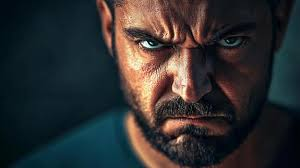
#> input picture frontend/assets/images/angry_human.jpg, 300 x 168 px
$ python -i face_preprocessing.py   (imports and definitions only)
#> lines starting #> are read from the running program, lines starting #| are printed output that depends on the picture
import cv2
import numpy as np


def preprocess_face(image_path):
    print("FACE_PREPROCESS_VERSION_2")

    image = cv2.imread(image_path)
#> image is the input picture: shape (168, 300, 3); mean B, G, R 48.4, 47.2, 46.8

    if image is None:

        raise ValueError(
            "Could not read image"
        )

    gray = cv2.cvtColor(
        image,
        cv2.COLOR_BGR2GRAY
    )
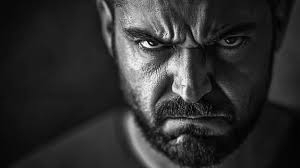
#> gray: shape (168, 300); min 0, max 254, mean 47.3

    face_cascade = cv2.CascadeClassifier(
        cv2.data.haarcascades +
        "haarcascade_frontalface_default.xml"
    )

    if face_cascade.empty():

        raise ValueError(
            "Cascade file not loaded"
        )

    faces = face_cascade.detectMultiScale(
        gray,
        scaleFactor=1.1,
        minNeighbors=5,
        minSize=(30, 30)
    )
#> faces = ()

    # Fallback if no face is detected
    if len(faces) == 0:
        print("FACE_PREPROCESS_VERSION_2")
        print(
            "No face detected. Using entire image."
        )

        face_resized = cv2.resize(
            gray,
            (48, 48)
        )
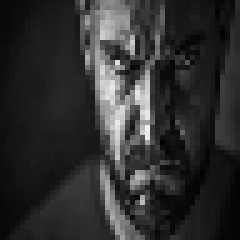
#> face_resized: shape (48, 48) (shown 5 times larger); min 2, max 243, mean 47.2

        face_normalized = (
            face_resized.astype("float32")
            / 255.0
        )

        face_input = np.expand_dims(
            face_normalized,
            axis=(0, -1)
        )

        return face_input

    largest_face = max(
        faces,
        key=lambda face: face[2] * face[3]
    )

    x, y, w, h = largest_face

    face = image[
        y:y+h,
        x:x+w
    ]

    face_gray = cv2.cvtColor(
        face,
        cv2.COLOR_BGR2GRAY
    )

    face_resized = cv2.resize(
        face_gray,
        (48, 48)
    )

    face_normalized = (
        face_resized.astype("float32")
        / 255.0
    )

    face_input = np.expand_dims(
        face_normalized,
        axis=(0, -1)
    )

    return face_input

>>> result = preprocess_face('../../frontend/assets/images/angry_human.jpg')

$ run again, on frontend/assets/images/happy_human.jpg
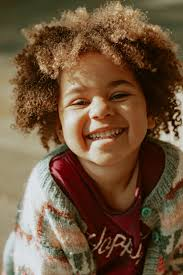
#> input picture frontend/assets/images/happy_human.jpg, 183 x 275 px
#> in preprocess_face, image is the input picture: shape (275, 183, 3); mean B, G, R 61.3, 85.3, 111.3
#> in preprocess_face, `gray = cv2.cvtColor( image, cv2.COLOR_BGR2GRAY )`:
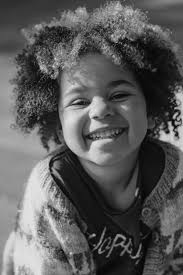
#> gray: shape (275, 183); min 2, max 238, mean 90.4
#> faces = [[50, 57, 101, 101]]
#> largest_face = [50, 57, 101, 101]
#> x = 50; y = 57; w = 101
#> in preprocess_face, `face_resized = cv2.resize( face_gray, (48, 48) )`:
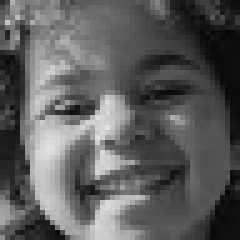
#> face_resized: shape (48, 48) (shown 5 times larger); min 6, max 224, mean 93.4
